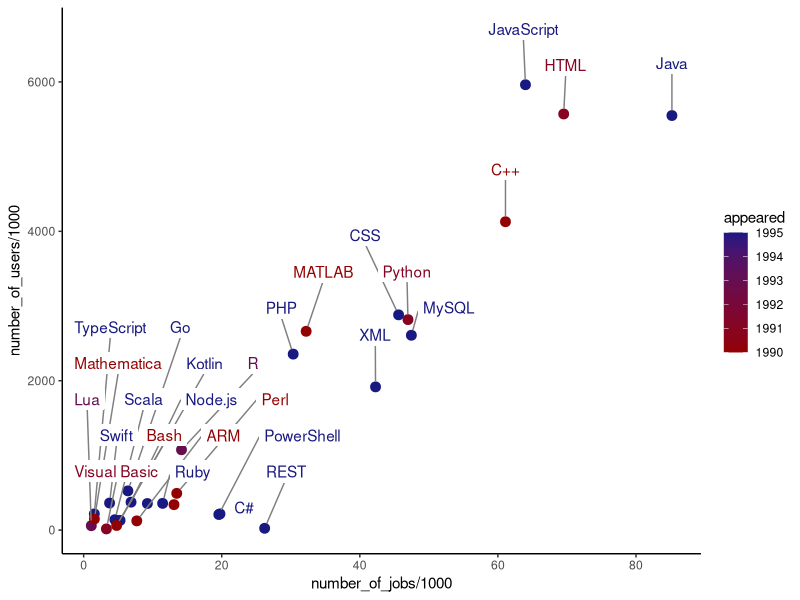

This chart was generated by the following R code:
## ---- chunk 1
#| output: false
library(tidyverse)
library(ggrepel)
library(scales)
## ---- chunk 2
#| output: false
lang <- read_csv("languages.csv")
## ---- chunk 3
glimpse(lang)
## ---- chunk 4
#| warning: false
lang |>
  select(title, appeared, number_of_users, number_of_jobs) |>
  filter(appeared >= 1980 & number_of_users >= mean(number_of_users, na.rm = T) & number_of_jobs %in% c(1000: 100000)) |>
  mutate(appeared = case_when(appeared >= 1995 ~ 1995,
                              appeared <= 1990 ~ 1990,
                              T ~ appeared)) |>
  ggplot(aes(x = number_of_jobs/1000, y = number_of_users/1000, col = appeared)) +
  geom_point(size = 3) +
  geom_label_repel(aes(label = title),
                  box.padding   = 0.35, 
                  point.padding = 0.5,
                  nudge_y = 700,
                  label.size = NA,
                  max.overlaps = 15,
                  segment.color = 'grey50') +
  scale_color_gradient(low = muted("red", l = 30, c = 100), high = muted("blue", l = 18, c = 60)) +
  theme_classic()
